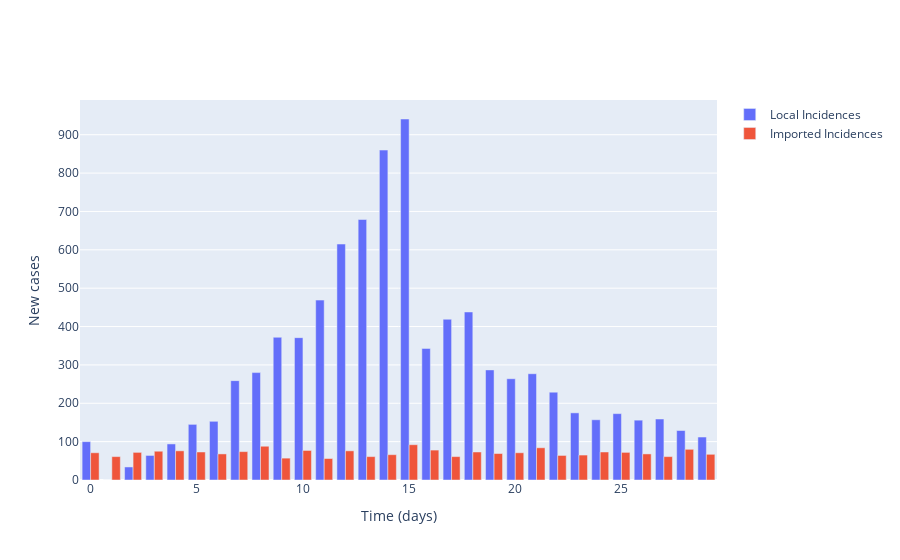

Here is the notebook cell this chart was saved with:
### Markdown cell above
## Plot local incidence numbers and imported cases

### Code cell
# Plot (bar chart cases each day)
fig = go.Figure()

# Plot of incidences
fig.add_trace(
    go.Bar(
        x=times,
        y=locally_infected_cases,
        name='Local Incidences'
    )
)

fig.add_trace(
    go.Bar(
        x=times,
        y=imported_cases,
        name='Imported Incidences'
    )
)

# Add axis labels
fig.update_layout(
    xaxis_title='Time (days)',
    yaxis_title='New cases'
)

fig.show()

### Figure 1 — Plotly figure (JSON) as saved in the notebook; plotly's stock layout.template omitted (floating-point values rounded to 4 significant figures)
{"data": [{"name": "Local Incidences", "type": "bar", "x": [0, 1, 2, 3, 4, 5, 6, 7, 8, 9, 10, 11, 12, 13, 14, 15, 16, 17, 18, 19, 20, 21, 22, 23, 24, 25, 26, 27, 28, 29], "y": [100, 0, 34, 64, 94, 145, 153, 259, 280, 372, 371, 469, 615, 679, 860, 941, 343, 419, 438, 287, 264, 277, 229, 175, 157, 173, 156, 159, 129, 112]}, {"name": "Imported Incidences", "type": "bar", "x": [0, 1, 2, 3, 4, 5, 6, 7, 8, 9, 10, 11, 12, 13, 14, 15, 16, 17, 18, 19, 20, 21, 22, 23, 24, 25, 26, 27, 28, 29], "y": [71, 61, 72, 75, 76, 73, 68, 74, 88, 57, 77, 56, 76, 61, 66, 92, 78, 61, 73, 69, 71, 84, 64, 65, 73, 72, 68, 61, 80, 67]}], "layout": {"xaxis": {"title": {"text": "Time (days)"}}, "yaxis": {"title": {"text": "New cases"}}}}
